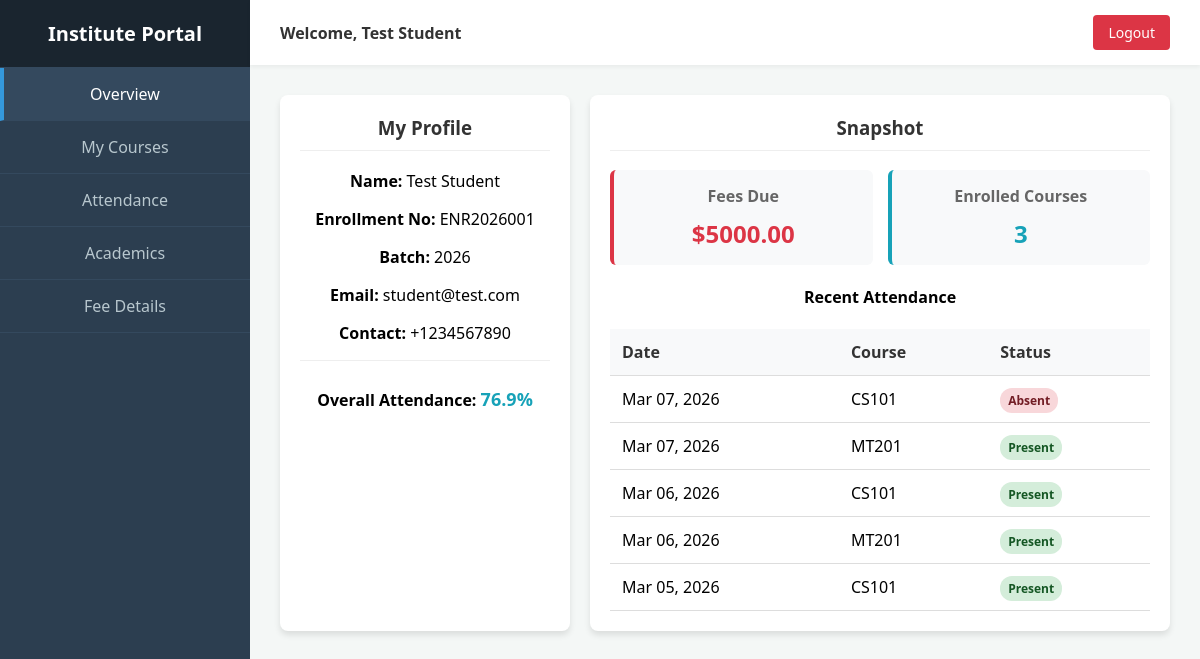
/student/dashboard/, run on an earlier commit of the app's database.
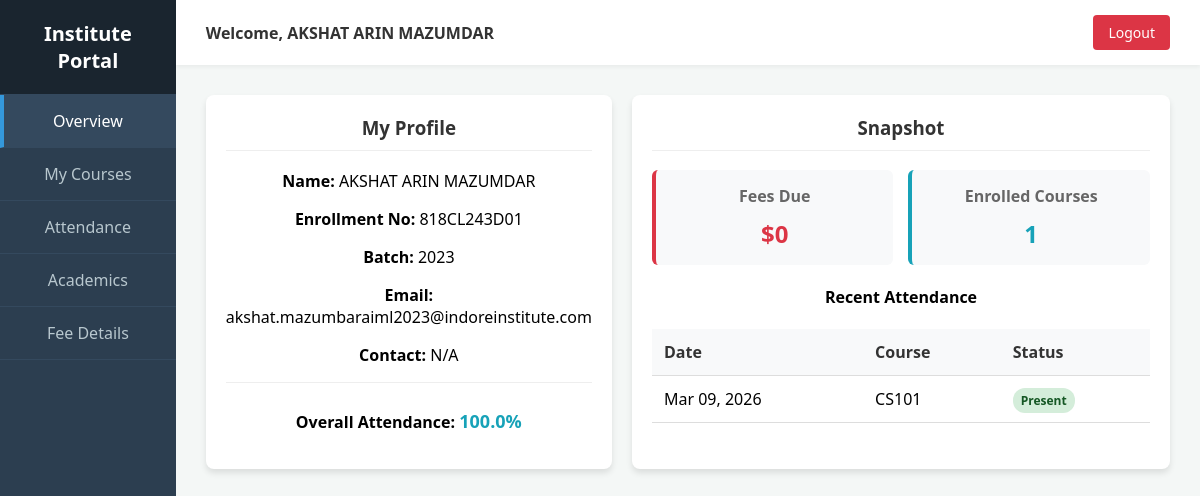
And on a later commit of the database.
### backend/student/models.py (models this page shows, shortened)
class StudentProfile(models.Model):
    user = models.OneToOneField(User, on_delete=models.CASCADE, related_name='student_profile')
    enrollment_number = models.CharField(max_length=50, unique=True)
    batch_year = models.IntegerField()
    contact_number = models.CharField(max_length=20, null=True, blank=True)
    address = models.TextField(null=True, blank=True)
    date_of_birth = models.DateField(null=True, blank=True)

class Attendance(models.Model):
    STATUS_CHOICES = [
        ('Present', 'Present'),
        ('Absent', 'Absent'),
        ('Late', 'Late'),
    ]
    student = models.ForeignKey(StudentProfile, on_delete=models.CASCADE, related_name='attendance_records')
    course = models.ForeignKey(Course, on_delete=models.CASCADE)
    date = models.DateField()
    lecture_number = models.IntegerField(choices=[(i, str(i)) for i in range(1, 8)], default=1)
    status = models.CharField(max_length=10, choices=STATUS_CHOICES, default='Present')
    class Meta:
        unique_together = ('student', 'course', 'date', 'lecture_number')

class Course(models.Model):
    name = models.CharField(max_length=200)
    code = models.CharField(max_length=50, unique=True)
    description = models.TextField(null=True, blank=True)
    credits = models.IntegerField(default=3)

### authentication/models.py (models this page shows, shortened)
class User(models.Model):
    ROLE_CHOICES = [
        ('student','Student'),
        ('faculty','Faculty'),
        ('admin','Admin')
    ]
    name = models.CharField(max_length=100)
    email = models.EmailField(unique=True)
    role = models.CharField(max_length=10, choices=ROLE_CHOICES)
    password = models.CharField(max_length=100, default="ADMIN")

### backend/student/views.py (the view)
# urls.py: path('dashboard/', views.student_dashboard, name='student_dashboard'),
def student_dashboard(request):
    try:
        student_profile = get_student_profile(request)
        if not student_profile:
             return render(request, "dashboards/student/overview.html", {"error": "No student profile found for this user."})
        enrollments = Enrollment.objects.filter(student=student_profile)
        attendance_records = Attendance.objects.filter(student=student_profile)
        fee_records = FeeRecord.objects.filter(student=student_profile)
        academic_records = AcademicRecord.objects.filter(student=student_profile)
        total_attendance = attendance_records.count()
        present_count = attendance_records.filter(status='Present').count()
        attendance_percentage = (present_count / total_attendance * 100) if total_attendance > 0 else 0
        total_due = sum(fee.amount_due for fee in fee_records if fee.status != 'Paid')
        total_paid = sum(fee.amount_paid for fee in fee_records)
        context = {
            'profile': student_profile,
            'enrollments': enrollments,
            'attendance_percentage': round(attendance_percentage, 1),
            'attendance_records': attendance_records[:5],
            'fee_records': fee_records,
            'total_due': total_due,
            'total_paid': total_paid,
            'academic_records': academic_records
        }
        return render(request, "dashboards/student/overview.html", context)
    except Exception as e:
        return render(request, "dashboards/student/overview.html", {"error": str(e)})

### backend/student/views.py (called while the page is built)
def get_student_profile(request):
    student_email = request.session.get('student_email')
    if student_email:
        return StudentProfile.objects.filter(user__email=student_email).first()
    return StudentProfile.objects.first() # Fallback for demo

### templates/dashboards/student/overview.html (shortened to what this page needs)
{% extends 'dashboards/student/base.html' %}
{% block content %}
<div style="display: grid; grid-template-columns: 1fr 2fr; gap: 20px;">
    <div class="card profile-info">
        <h3>My Profile</h3>
        <p><strong>Name:</strong> {{ profile.user.name }}</p>
        <p><strong>Enrollment No:</strong> {{ profile.enrollment_number }}</p>
        <p><strong>Batch:</strong> {{ profile.batch_year }}</p>
        <p><strong>Email:</strong> {{ profile.user.email }}</p>
        <p><strong>Contact:</strong> {{ profile.contact_number|default:"N/A" }}</p>
        <div style="margin-top: 15px; border-top: 1px solid #eee; padding-top: 10px;">
            <p><strong>Overall Attendance:</strong>
                <span style="color: #17a2b8; font-weight: bold; font-size: 18px;">{{ attendance_percentage }}%</span>
            </p>
        </div>
    </div>
    <div class="card">
        <h3>Snapshot</h3>
        <div style="display: grid; grid-template-columns: 1fr 1fr; gap: 15px; margin-bottom: 20px;">
            <div style="background: #f8f9fa; padding: 15px; border-radius: 6px; text-align: center; border-left: 4px solid #dc3545;">
                <h4 style="margin: 0; color: #666;">Fees Due</h4>
                <p style="margin: 10px 0 0; font-size: 24px; font-weight: bold; color: #dc3545;">${{ total_due }}</p>
            </div>
            <div style="background: #f8f9fa; padding: 15px; border-radius: 6px; text-align: center; border-left: 4px solid #17a2b8;">
                <h4 style="margin: 0; color: #666;">Enrolled Courses</h4>
                <p style="margin: 10px 0 0; font-size: 24px; font-weight: bold; color: #17a2b8;">{{ enrollments|length }}</p>
            </div>
        </div>
        <h4>Recent Attendance</h4>
        <table>
            <tr><th>Date</th><th>Course</th><th>Status</th></tr>
            {% for att in attendance_records %}
            <tr>
                <td>{{ att.date|date:"M d, Y" }}</td>
                <td>{{ att.course.code }}</td>
                <td>
                    <span class="status-badge {% if att.status == 'Present' %}status-present{% elif att.status == 'Late' %}status-late{% else %}status-absent{% endif %}">
                        {{ att.status }}
                    </span>
                </td>
            </tr>
            {% empty %}
            <tr><td colspan="3">No recent logs.</td></tr>
            {% endfor %}
        </table>
    </div>
</div>
{% endblock %}

### templates/dashboards/student/base.html (shortened to what this page needs)
<!DOCTYPE html>
<html lang="en">
<head>
    <link rel="stylesheet" href="/static/css/style.css">
</head>
<body>
    <div class="sidebar">
        <div class="sidebar-header">
            <h2>Institute Portal</h2>
        </div>
        <div class="nav-links">
            <a href="/student/dashboard/" class="nav-item {% if request.path == '/student/dashboard/' %}active{% endif %}">Overview</a>
            <a href="/student/dashboard/courses/" class="nav-item {% if '/courses/' in request.path %}active{% endif %}">My Courses</a>
            <a href="/student/dashboard/attendance/" class="nav-item {% if '/attendance/' in request.path %}active{% endif %}">Attendance</a>
            <a href="/student/dashboard/academics/" class="nav-item {% if '/academics/' in request.path %}active{% endif %}">Academics</a>
            <a href="/student/dashboard/fees/" class="nav-item {% if '/fees/' in request.path %}active{% endif %}">Fee Details</a>
        </div>
    </div>
    <div class="main-content">
        <div class="topbar">
            <div class="user-info">
                Welcome, {{ profile.user.name|default:"Student" }}
            </div>
            <a href="/auth/" class="btn-logout">Logout</a>
        </div>
        <div class="content-area">
            {% block content %}{% endblock %}
        </div>
    </div>
</body>
</html>

### static/css/style.css (style rules this page uses)
body { font-family: Arial; background:#f4f7fb; text-align:center; }

### templates/dashboards/student/base.html (style rules this page uses)
body { margin: 0; padding: 0; font-family: 'Segoe UI', Tahoma, Geneva, Verdana, sans-serif; background-color: #f4f7f6; display: flex; min-height: 100vh; }
.sidebar { width: 250px; background-color: #2c3e50; color: white; display: flex; flex-direction: column; }
.sidebar-header { padding: 20px; text-align: center; background-color: #1a252f; border-bottom: 1px solid #34495e; }
.sidebar-header h2 { margin: 0; font-size: 20px; }
.nav-links { list-style: none; padding: 0; margin: 0; display: flex; flex-direction: column; flex-grow: 1; }
.nav-item { padding: 15px 20px; border-bottom: 1px solid #34495e; text-decoration: none; color: #b8c7ce; transition: 0.3s; display: block; }
.nav-item:hover, .nav-item.active { background-color: #34495e; color: white; border-left: 4px solid #3498db; padding-left: 16px; }
.main-content { flex-grow: 1; display: flex; flex-direction: column; }
.topbar { background-color: #fff; padding: 15px 30px; display: flex; justify-content: space-between; align-items: center; box-shadow: 0 2px 4px rgba(0,0,0,0.05); }
.user-info { font-weight: bold; color: #333; }
.btn-logout { background: #dc3545; color: white; border: none; padding: 8px 15px; border-radius: 4px; cursor: pointer; text-decoration: none; font-size: 14px; }
.content-area { padding: 30px; overflow-y: auto; }
.card { background: #fff; border-radius: 8px; box-shadow: 0 4px 6px rgba(0,0,0,0.1); padding: 20px; margin-bottom: 20px; }
.card h3 { margin-top: 0; color: #333; border-bottom: 1px solid #eee; padding-bottom: 10px; }
table { width: 100%; border-collapse: collapse; margin-top: 10px; }
table th, table td { padding: 12px; text-align: left; border-bottom: 1px solid #ddd; }
table th { background-color: #f8f9fa; color: #333; }
.status-badge { padding: 4px 8px; border-radius: 12px; font-size: 12px; font-weight: bold; }
.status-paid, .status-present { background: #d4edda; color: #155724; }

What changed in the data, as far as the page shows it:
removed StudentProfile: user.name "Test Student", enrollment_number "ENR2026001", batch_year "2026", user.email "student@test.com", contact_number "+1234567890"
removed Attendance: date "Mar 07, 2026", course.code "CS101", status "Absent"
removed Attendance: date "Mar 07, 2026", course.code "MT201", status "Present"
removed Attendance: date "Mar 06, 2026", course.code "CS101", status "Present"
removed Attendance: date "Mar 06, 2026", course.code "MT201", status "Present"
removed Attendance: date "Mar 05, 2026", course.code "CS101", status "Present"
added StudentProfile: user.name "AKSHAT ARIN MAZUMDAR", enrollment_number "818CL243D01", batch_year "2023", user.email "akshat.mazumbaraiml2023@indoreinstitute.com", contact_number "N/A"
added Attendance: date "Mar 09, 2026", course.code "CS101", status "Present"
Also different on the page:
{{ attendance_percentage }}: "76.9" → "100.0"
{{ total_due }}: "5000.00" → "0"
{{ enrollments|length }}: "3" → "1"
